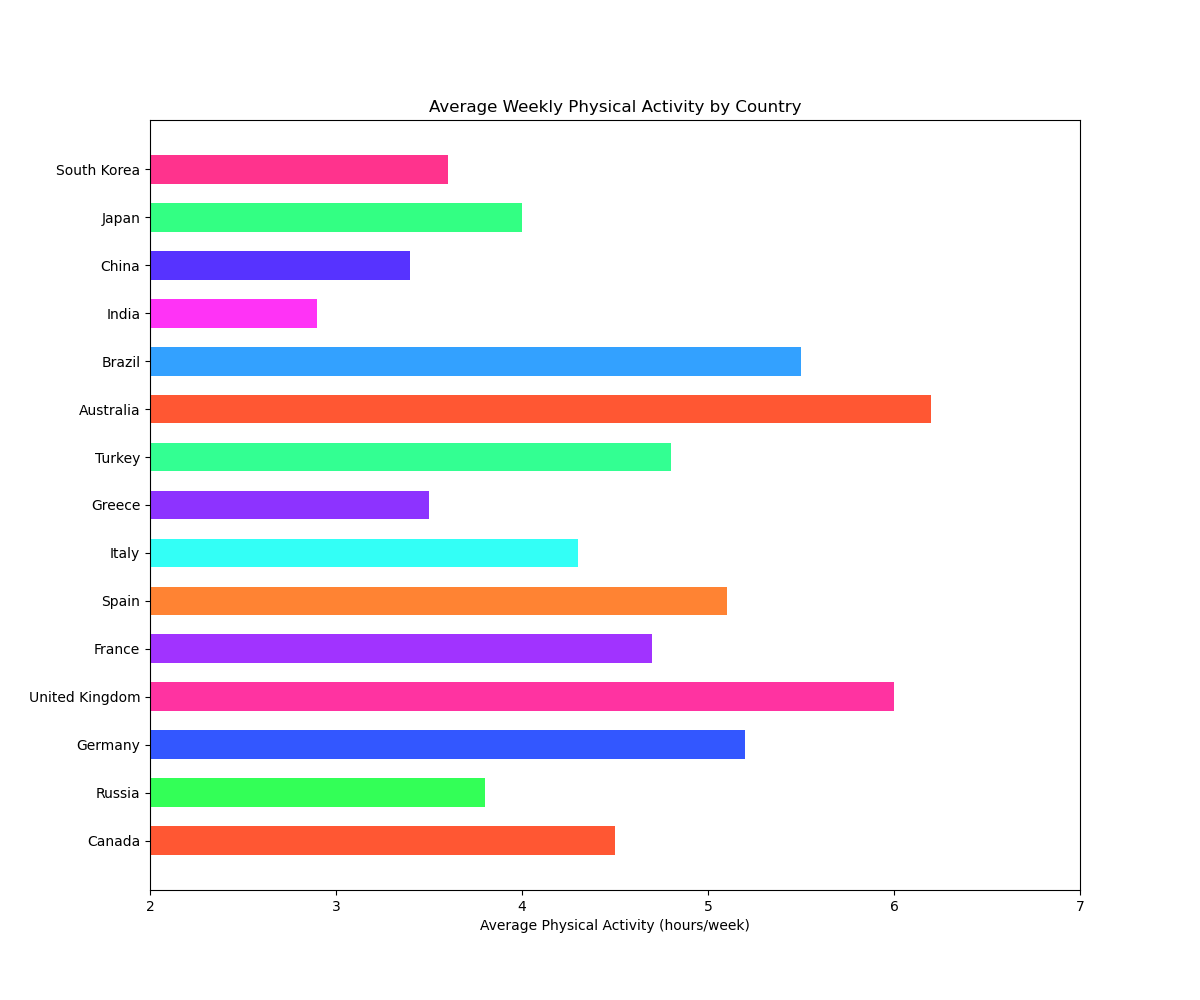

The Python source for this figure:

import matplotlib.pyplot as plt

countries = [
    'Canada', 'Russia', 'Germany', 'United Kingdom', 'France', 'Spain', 
    'Italy', 'Greece', 'Turkey', 'Australia', 'Brazil', 'India', 
    'China', 'Japan', 'South Korea'
]

average_physical_activity = [
    4.5, 3.8, 5.2, 6.0, 4.7, 5.1, 4.3, 3.5, 4.8, 
    6.2, 5.5, 2.9, 3.4, 4.0, 3.6
]

colors = [
    '#FF5733', '#33FF57', '#3357FF', '#FF33A1', '#A133FF',
    '#FF8333', '#33FFF6', '#8D33FF', '#33FF92', '#FF5733',
    '#33A1FF', '#FF33F6', '#5733FF', '#33FF83', '#FF338D'
]

plt.figure(figsize=(12, 10))

plt.barh(countries, average_physical_activity, color=colors, height=0.6)
plt.xlabel('Average Physical Activity (hours/week)')
plt.title('Average Weekly Physical Activity by Country')

plt.xlim(2, 7)

plt.show()
